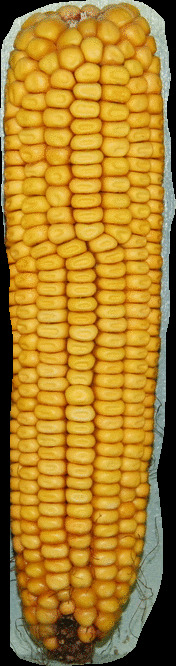
#> input picture images/corn/test4.jpg, 176 x 666 px, found by its file name
$ python 2.py
#> lines starting #> are read from the running program, lines starting #| are printed output that depends on the picture; after the words box and inside, x2 and y2 are one past the last pixel; in counts of white or black regions, pixels touching at a corner belong together
import cv2
import numpy as np

def find_yellow_kernels(image_path):

    #Image path for all parameters
    image = cv2.imread(image_path)
#> image is the input picture: shape (666, 176, 3); mean B, G, R 42.4, 128.2, 170.1

    # Convert image to HSV color space
    hsv_image = cv2.cvtColor(image, cv2.COLOR_BGR2HSV)
#> hsv_image: shape (666, 176, 3); mean H, S, V 24.3, 175.7, 171.7

    # Define lower and upper bounds for yellow color in HSV
    lower_yellow = np.array([20, 100, 100])
    upper_yellow = np.array([30, 255, 255])

    # Threshold the image to get only yellow pixels
    yellow_mask = cv2.inRange(hsv_image, lower_yellow, upper_yellow)
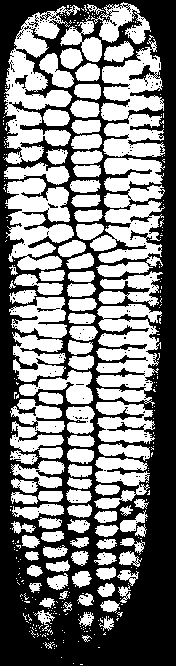
#> yellow_mask: shape (666, 176); 49.5% white; 344 white regions (243 under 20 px), largest, box (x1, y1, x2, y2) and area: (90, 158, 165, 277) 5259, (4, 5, 80, 164) 4986, (101, 35, 165, 157) 4542

    # Apply morphological operations to remove noise
    kernel = cv2.getStructuringElement(cv2.MORPH_RECT, (5, 5))
    yellow_mask = cv2.morphologyEx(yellow_mask, cv2.MORPH_OPEN, kernel)
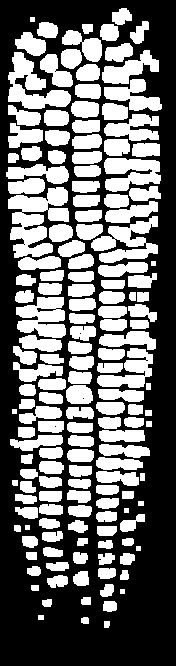
#> yellow_mask: shape (666, 176); 42.9% white; 160 white regions

    # Find contours of yellow kernels
    contours, _ = cv2.findContours(yellow_mask, cv2.RETR_EXTERNAL, cv2.CHAIN_APPROX_SIMPLE)
#> contours = 160 contours, 7 with area under 20; largest, box (x1, y1, x2, y2) and area: (8, 187, 69, 258) 2194, (8, 52, 71, 109) 1492, (91, 216, 158, 263) 1416, (16, 297, 66, 338) 1342, (104, 158, 161, 192) 1216

    # Display the number of yellow kernels
    num_kernels = len(contours)
#> num_kernels = 160
    print(f"Number of yellow kernels: {num_kernels}")
#| Number of yellow kernels: 160

    # Draw contours on the original image
    image_with_contours = cv2.drawContours(image.copy(), contours, -1, (0, 255, 255), 2)
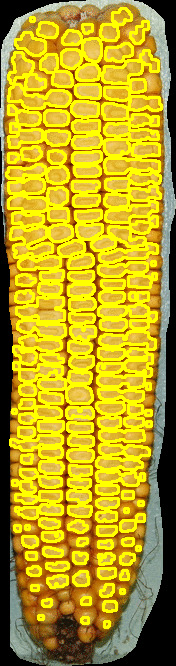
#> image_with_contours: shape (666, 176, 3); mean B, G, R 32, 162, 185.3

    # Display the output image
    cv2.imshow("Yellow Kernels", image_with_contours)
    cv2.waitKey(0)
    cv2.destroyAllWindows()

def find_red_kernels(image_path):

    # Load the image
    image = cv2.imread(image_path)

    # Convert image to HSV color space
    hsv_image = cv2.cvtColor(image, cv2.COLOR_BGR2HSV)

    # Define lower and upper bounds for orange color in HSV
    lower_red = np.array([0, 100, 100])
    upper_red = np.array([10, 255, 255])

    # Threshold the image to get only yellow pixels
    red_mask = cv2.inRange(hsv_image, lower_red, upper_red)
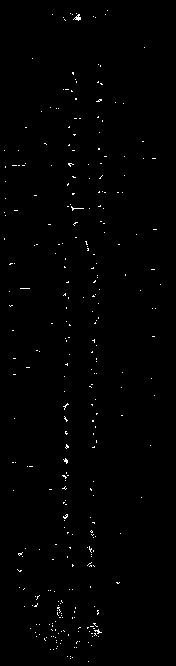
#> red_mask: shape (666, 176); 0.68% white in thin lines or dots, all inside (x1, y1, x2, y2) = (4, 10, 161, 662)

    # Apply morphological operations to remove noise
    kernel = cv2.getStructuringElement(cv2.MORPH_RECT, (5, 5))
    red_mask = cv2.morphologyEx(red_mask, cv2.MORPH_OPEN, kernel)
#> red_mask: shape (666, 176); every value is 0

    # Find contours of yellow kernels
    contours, _ = cv2.findContours(red_mask, cv2.RETR_EXTERNAL, cv2.CHAIN_APPROX_SIMPLE)
#> contours = []

    # Display the number of orange kernels
    num_kernels = len(contours)
#> num_kernels = 0
    print(f"Number of red kernels: {num_kernels}")
#| Number of red kernels: 0

    # Draw contours on the original image
    image_with_contours = cv2.drawContours(image.copy(), contours, -1, (0, 255, 255), 2)

    # Display the output image
    cv2.imshow("Red Kernels", image_with_contours)
    cv2.waitKey(0)
    cv2.destroyAllWindows()


def measure_image_dimensions(image_path):
    image = cv2.imread(image_path)
    height, width, _ = image.shape
#> height = 666; width = 176
    dpi = 96  # assuming a standard screen DPI

    # Convert pixels to centimeters
    height_cm = height / dpi * 2.54
#> height_cm = 17.62
    width_cm = width / dpi * 2.54
#> width_cm = 4.66

    print(f"The image dimensions are: {height_cm:.2f} cm x {width_cm:.2f} cm")
#| The image dimensions are: 17.62 cm x 4.66 cm


image_path = r'C:\Users\C.GOUTHAM\Desktop\Deepcorn\images\corn\test4.jpg'

# Find red kernels in the image
find_yellow_kernels(image_path)
find_red_kernels(image_path)
measure_image_dimensions(image_path)

$ run again, with images/corn/test2.jpg copied over images/corn/test4.jpg
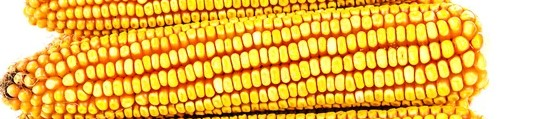
#> input picture images/corn/test2.jpg, 542 x 119 px, found by its file name
#> in find_yellow_kernels, image is the input picture: shape (119, 542, 3); mean B, G, R 81.5, 185.1, 231.2
#> hsv_image: shape (119, 542, 3); mean H, S, V 20.2, 172.3, 231.4
#> in find_yellow_kernels, `yellow_mask = cv2.morphologyEx(yellow_mask, cv2.MORPH_OPEN, kernel)`:
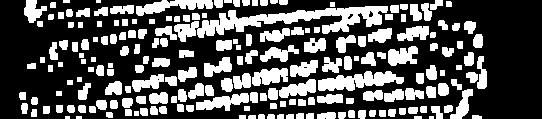
#> yellow_mask: shape (119, 542); 33.3% white; 195 white regions (4 under 20 px)
#> in find_yellow_kernels, `contours, _ = cv2.findContours(yellow_mask, cv2.RETR_EXTERNAL, cv2.CHA..`: contours = 195 contours, 24 with area under 20; largest, box (x1, y1, x2, y2) and area: (174, 6, 388, 42) 2432, (318, 71, 404, 91) 880, (136, 0, 213, 16) 545, (196, 93, 249, 111) 448, (252, 68, 288, 86) 404
#> in find_yellow_kernels, `num_kernels = len(contours)`: num_kernels = 195
#| Number of yellow kernels: 195
#> in find_red_kernels, `red_mask = cv2.inRange(hsv_image, lower_red, upper_red)`:
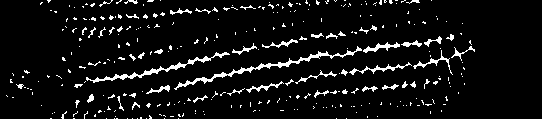
#> red_mask: shape (119, 542); 6.8% white in thin lines or dots, all inside (x1, y1, x2, y2) = (6, 0, 475, 119)
#> in find_red_kernels, `contours, _ = cv2.findContours(red_mask, cv2.RETR_EXTERNAL, cv2.CHAIN_..`: contours = []
#> in find_red_kernels, `num_kernels = len(contours)`: num_kernels = 0
#| Number of red kernels: 0
#| The image dimensions are: 3.15 cm x 14.34 cm
